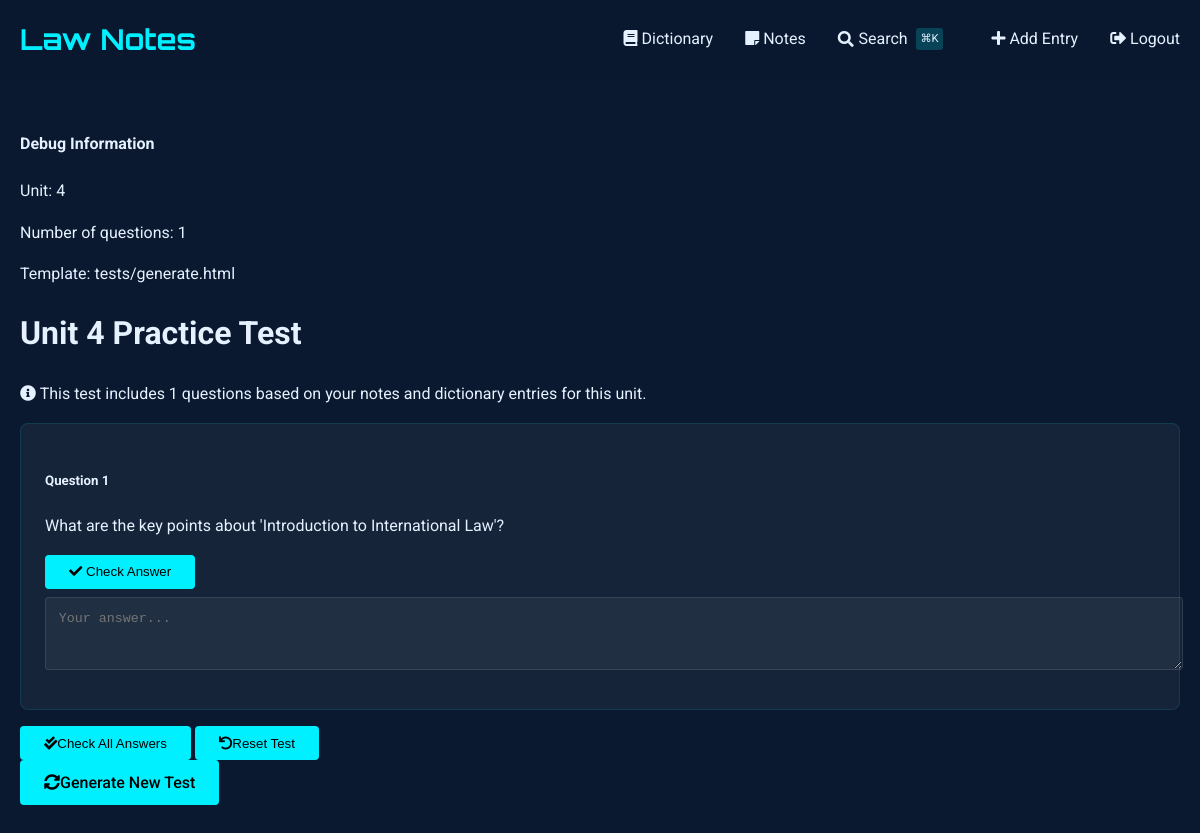
The app's page /tests/generate/4 (signed in), older data.
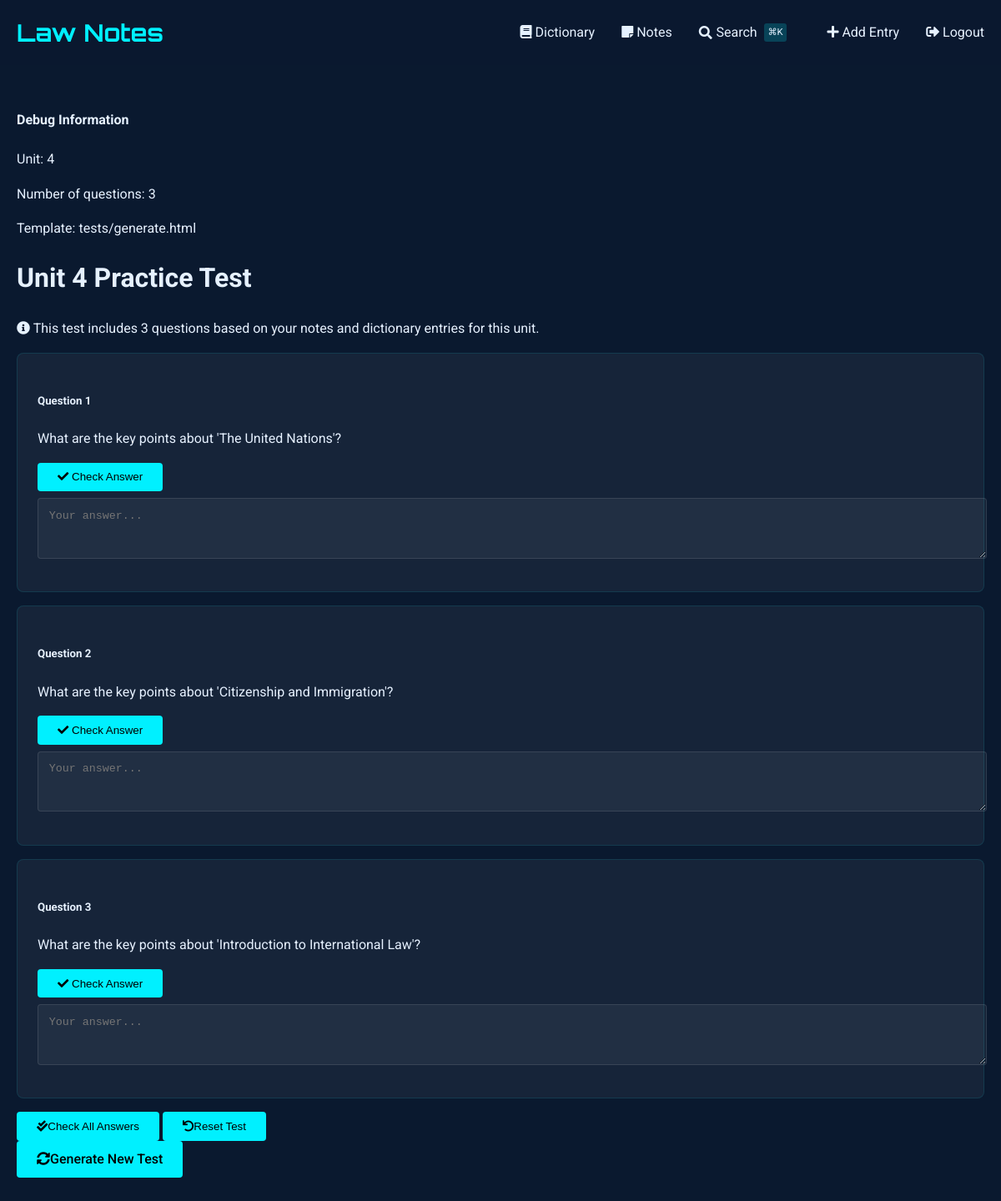
The same page, newer data.
### tables this page shows
CREATE TABLE notes (
    id INTEGER PRIMARY KEY AUTOINCREMENT,
    title TEXT NOT NULL,                -- short title for the note
    content TEXT NOT NULL,              -- the full note text
    unit_number INTEGER,                -- optional: to group with course units
    tags TEXT,                          -- comma-separated or JSON for filtering/search
    related_entries TEXT,               -- store glossary ids (e.g., "1,4,5") for cross-linking
    created_at TIMESTAMP DEFAULT CURRENT_TIMESTAMP,
    last_updated TIMESTAMP DEFAULT CURRENT_TIMESTAMP,
    views INTEGER DEFAULT 0,            -- track popularity
    is_favorite BOOLEAN DEFAULT 0,      -- quick flag for starred notes
    comments TEXT                       -- optional: your own thoughts or annotations
, has_worksheet BOOLEAN DEFAULT 0);

### test_routes.py (the view, shortened to what this page needs)
@test_bp.route('/generate/<int:unit_number>')
def generate_test(unit_number):
    if not session.get("name"):
        return redirect(url_for('auth.login', next=request.url))
    try:
        print(f"\n=== Starting test generation for unit {unit_number} ===")
        print("Current user:", session.get("name"))
        dict_db = SQL("sqlite:///dictionary.db")
        notes_db = SQL("sqlite:///notes.db")
        print("Fetching dictionary entries...")
        dictionary_entries = dict_db.execute("""
            SELECT id, word_phrase, definition, example, unit_number
            FROM entries
            WHERE unit_number = :unit_number
            ORDER BY RANDOM()
            LIMIT 20  # Limit to 20 terms to keep the test manageable
        """, unit_number=unit_number)
        print(f"Found {len(dictionary_entries)} dictionary entries")
        print("Fetching notes...")
        notes = notes_db.execute("""
            SELECT id, title, content, unit_number
            FROM notes
            WHERE unit_number = :unit_number
            ORDER BY RANDOM()
            LIMIT 5  # Limit to 5 notes to keep the test focused
        """, unit_number=unit_number)
        print(f"Found {len(notes)} notes")
        test_questions = []
        all_definitions = [entry['definition'] for entry in dictionary_entries]
        print(f"Generating questions from {len(dictionary_entries)} dictionary entries...")
        print(f"Generating questions from {len(notes)} notes...")
        for note in notes:
            test_questions.append({
                'type': 'short_answer',
                'question': f"What are the key points about '{note['title']}'?",
                'answer': note['content'],
                'options': []
            })
        random.shuffle(test_questions)
        test_questions = test_questions[:15]
        print(f"\n=== DEBUG: Generated {len(test_questions)} questions ===")
        for i, q in enumerate(test_questions):
            print(f"Question {i+1} (Type: {q['type']}): {q['question'][:100]}...")
            if 'options' in q and q['options']:
                print(f"  Options: {q['options']}")
        template_path = 'tests/generate.html'
        print(f"\n=== DEBUG: Attempting to render template: {template_path}")
        from flask import current_app, render_template_string
        with current_app.app_context():
            try:
                test_render = render_template_string('Test template rendering: {{ test_var }}', test_var='SUCCESS')
                print(f"Template rendering test: {test_render}")
                template = current_app.jinja_env.get_or_select_template(template_path)
                print("Template found and loaded successfully")
                test_data = [
                    {
                        'type': 'test',
                        'question': 'Test question',
                        'answer': 'Test answer',
                        'options': []
                    }
                ]
                test_output = render_template(template_path,
                                          test_questions=test_data,
                                          unit_number=unit_number)
                print(f"Test render successful. Output length: {len(test_output) if test_output else 0} characters")
            except Exception as e:
                print(f"\n=== TEMPLATE ERROR ===")
                print(f"Error: {str(e)}")
                import traceback
                traceback.print_exc()
                print("====================\n")
                raise
        print("\n=== Rendering actual template with real data ===")
        return render_template(template_path,
                             test_questions=test_questions,
                             unit_number=unit_number)
    except Exception as e:
        import traceback
        error_msg = f'Error generating test: {str(e)}\n\n{traceback.format_exc()}'
        print("\n" + "="*50)
        print("ERROR IN TEST GENERATION:")
        print(error_msg)
        print("="*50 + "\n")
        flash('Error generating test. Please check the server logs for details.', 'error')
        return redirect(url_for('dictionary.index'))

### sql.py (called while the page is built, shortened)
def _enable_logging(f):
    import logging
    import functools
    import os
    @functools.wraps(f)
    def decorator(*args, **kwargs):
        try:
            import flask
        except ModuleNotFoundError:
            return f(*args, **kwargs)
        disabled = logging.getLogger("cs50").disabled
        if flask.current_app and os.getenv("FLASK_ENV") == "development":
            logging.getLogger("cs50").disabled = False
        try:
            return f(*args, **kwargs)
        finally:
            logging.getLogger("cs50").disabled = disabled
    return decorator

def _parse_placeholder(token):
    import re
    import sqlparse
    if (
        not isinstance(token, sqlparse.sql.Token)
        or token.ttype != sqlparse.tokens.Name.Placeholder
    ):
        raise TypeError()
    if token.value == "?":
        return "qmark", None
    matches = re.search(r"^:([1-9]\d*)$", token.value)
    if matches:
        return "numeric", int(matches.group(1)) - 1
    matches = re.search(r"^:([a-zA-Z]\w*)$", token.value)
    if matches:
        return "named", matches.group(1)

    def __del__(self):
        self._disconnect()

    def _disconnect(self):
        if hasattr(_data, self._name()):
            getattr(_data, self._name()).close()
            delattr(_data, self._name())

    def _name(self):
        return str(hash(self))

        def connect(dbapi_connection, connection_record):
            try:
                if isinstance(
                    dbapi_connection, sqlite3.Connection
                ):  # If back end is sqlite
                    cursor = dbapi_connection.cursor()
                    cursor.execute("PRAGMA foreign_keys=ON")
                    cursor.close()
            except:
                pass

### templates/tests/generate.html (shortened to what this page needs)
{% extends "dictionary/base.html" %}
{% block content %}
<div class="container mt-4">
    <div class="alert alert-warning">
        <h4>Debug Information</h4>
        <p>Unit: {{ unit_number }}</p>
        <p>Number of questions: {{ test_questions|length }}</p>
        <p>Template: {{ self._TemplateReference__context.name }}</p>
    </div>
    <div class="row">
        <div class="col-12">
            <h1 class="mb-4">Unit {{ unit_number }} Practice Test</h1>
            <div class="alert alert-info">
                <i class="fas fa-info-circle me-2"></i>
                This test includes {{ test_questions|length }} questions based on your notes and dictionary entries for this unit.
            </div>
            <form id="testForm">
                {% for question in test_questions %}
                <div class="card mb-4 question-card" data-type="{{ question.type }}">
                    <div class="card-header bg-light">
                        <h5 class="mb-0">Question {{ loop.index }}</h5>
                    </div>
                    <div class="card-body">
                        <div class="d-flex justify-content-between align-items-center mb-3">
                            <p class="question-text mb-0">{{ question.question|safe }}</p>
                            <button type="button" class="btn btn-sm btn-outline-primary check-single" data-question-index="{{ loop.index0 }}">
                                <i class="fas fa-check"></i> Check Answer
                            </button>
                        </div>
                        {% if question.type == 'multiple_choice' %}
                            <div class="form-group">
                                {% for option in question.options %}
                                <div class="form-check">
                                    <input class="form-check-input" type="radio"
                                           name="q{{ loop.index0 }}" id="q{{ loop.index0 }}_{{ loop.index }}"
                                           value="{{ option }}" required>
                                    <label class="form-check-label" for="q{{ loop.index0 }}_{{ loop.index }}">
                                        {{ option }}
                                    </label>
                                </div>
                                {% endfor %}
                            </div>
                        {% elif question.type == 'fill_blank' %}
                            <div class="form-group">
                                <input type="text" class="form-control answer-input"
                                       name="q{{ loop.index0 }}" placeholder="Your answer..." required>
                            </div>
                        {% else %}
                            <div class="form-group">
                                <textarea class="form-control answer-input" name="q{{ loop.index0 }}"
                                          rows="3" placeholder="Your answer..." required></textarea>
                            </div>
                        {% endif %}
                    </div>
                </div>
                {% endfor %}
                <div class="d-flex justify-content-between mb-5">
                    <div>
                        <button type="button" class="btn btn-primary me-2" id="checkAllAnswers">
                            <i class="fas fa-check-double me-2"></i>Check All Answers
                        </button>
                        <button type="button" class="btn btn-outline-secondary" id="resetTest">
                            <i class="fas fa-undo me-2"></i>Reset Test
                        </button>
                    </div>
                    <a href="{{ url_for('tests.generate_test', unit_number=unit_number) }}"
                       class="btn btn-outline-secondary">
                        <i class="fas fa-sync-alt me-2"></i>Generate New Test
                    </a>
                </div>
            </form>
        </div>
    </div>
</div>
{% endblock %}

### templates/dictionary/base.html (shortened to what this page needs)
<!DOCTYPE html>
<html lang="en">
<head>
    <link href="https://cdnjs.cloudflare.com/ajax/libs/font-awesome/5.15.4/css/all.min.css" rel="stylesheet">
</head>
<body>
    <header>
        <div class="container">
            <div class="header-content">
                <a href="{{ url_for('dictionary.index') }}" class="logo">Law Notes</a>
                <nav class="nav-links">
                    <a href="{{ url_for('dictionary.index') }}" class="nav-link">
                        <i class="fas fa-book"></i> Dictionary
                    </a>
                    <a href="{{ url_for('notes.index') }}" class="nav-link">
                        <i class="fas fa-sticky-note"></i> Notes
                    </a>
                    <a href="{{ url_for('search') }}" class="nav-link" style="display: flex; align-items: center; gap: 0.3rem;">
                        <i class="fas fa-search"></i>
                        <span>Search</span>
                        <span style="font-size: 0.7rem; background: rgba(0, 240, 255, 0.2); padding: 0.1rem 0.3rem; border-radius: 3px; margin-left: 0.2rem;">⌘K</span>
                    </a>
                    {% if session.get("name") %}
                    <a href="{{ url_for('dictionary.add_entry') }}" class="nav-link" style="margin-left: 1rem;">
                        <i class="fas fa-plus"></i> Add Entry
                    </a>
                    <a href="/auth/logout" class="nav-link">
                        <i class="fas fa-sign-out-alt"></i> Logout
                    </a>
                    {% else %}
                    <a href="/auth/login" class="nav-link" style="margin-left: 1rem;">
                        <i class="fas fa-sign-in-alt"></i> Login
                    </a>
                    {% endif %}
                </nav>
            </div>
        </div>
    </header>
    <main class="container" style="padding: 2rem 0;">
        {% block content %}{% endblock %}
    </main>
</body>
</html>

### templates/dictionary/base.html (style rules this page uses)
:root { --primary: #00f0ff; --bg-dark: #0a192f; --text: #e6f1ff; --success: #2ecc71; --error: #e74c3c; }
body { font-family: 'Roboto', sans-serif; background-color: var(--bg-dark); color: var(--text); line-height: 1.6; margin: 0; padding: 0; }
.container { max-width: 1200px; margin: 0 auto; padding: 0 20px; }
header { background: rgba(10, 25, 47, 0.9); padding: 1rem 0; }
.header-content { display: flex; justify-content: space-between; align-items: center; }
.logo { font-family: 'Orbitron', sans-serif; font-size: 1.8rem; color: var(--primary); text-decoration: none; font-weight: 700; }
.nav-links { display: flex; gap: 2rem; }
.nav-link { color: var(--text); text-decoration: none; transition: color 0.3s; }
.card { background: rgba(255, 255, 255, 0.05); border-radius: 8px; padding: 1.5rem; margin: 1rem 0; border: 1px solid rgba(0, 240, 255, 0.1); }
.btn { display: inline-block; padding: 0.6rem 1.5rem; background: var(--primary); color: #000; border: none; border-radius: 4px; cursor: pointer; text-decoration: none; font-weight: 500; transition: all 0.3s; }
.form-control { width: 100%; padding: 0.8rem; margin: 0.5rem 0; background: rgba(255, 255, 255, 0.05); border: 1px solid rgba(255, 255, 255, 0.1); border-radius: 4px; color: var(--text); }

Row changes from the older to the newer data that the page shows:
added notes: question "What are the key points about 'The United Nations'?"
added notes: question "What are the key points about 'Citizenship and Immigration'?"
Text that changed along with them:
{{ test_questions|length }}: "1" → "3"
